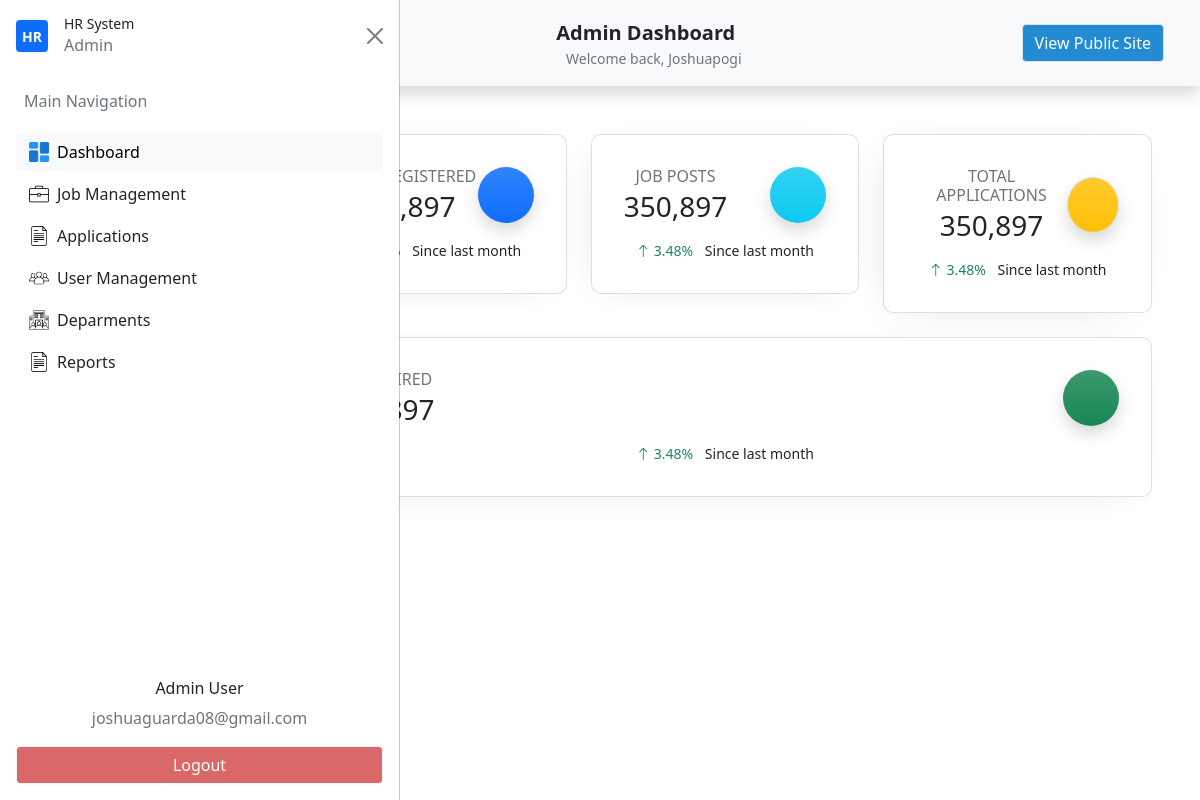
The app's page /admin-dashboard/ (signed in) with its own data.
### my_app/models.py (models this page shows, shortened)
class Usertype(db.Model):
    id = db.Column(db.Integer(),primary_key=True)
    name=db.Column(db.String(length=30),unique=True,nullable=False)
    user_type=db.relationship('Users',backref='desig_user',lazy=True)
    def __str__(self):
        return self.name

class Users(db.Model,UserMixin):
    id = db.Column(db.Integer(),primary_key=True)
    firstname=db.Column(db.String(length=30),nullable=False)
    lastname=db.Column(db.String(length=30),nullable=False)
    email_address=db.Column(db.String(length=51),nullable=False)
    password_hash=db.Column(db.String(length=30),nullable=False)
    address_1 = db.Column(db.String(length=120),nullable=True)
    address_2 = db.Column(db.String(length=100),nullable=True)
    brgy_id = db.Column(db.String(),nullable=True)
    munci_id = db.Column(db.String(),nullable=True)
    prov_id = db.Column(db.String(),nullable=True)
    zipcode = db.Column(db.String(),nullable=True)
    mobile_number = db.Column(db.String(length=11),nullable=True)
    phone_number = db.Column(db.String(length=8),nullable=True)
    profile_picture =db.Column(db.String(),nullable=True)
    department_id =db.Column(db.Integer(),db.ForeignKey('department.id'))
    department = db.relationship('Department')
    user_type_id = db.Column(db.Integer(),db.ForeignKey('usertype.id'))
    user_type = db.relationship('Usertype')
    creation_date = db.Column(db.Date(),nullable=False)
    write_date =  db.Column(db.Date(),nullable=False)
    @property
    def password(self):
        raise AttributeError("Password is write-only.")

### my_app/routes.py (the view)
@app.route('/admin-dashboard/')
@login_required
def admin_dashboard():
    if current_user.user_type.name != "admin":
        return redirect(url_for("home_page"))
    return render_template("admin/admin_dashboard.html",show_navbar=False)

### my_app/models.py (called while the page is built)
@login_manager.user_loader
def load_user(user_id):
    return Users.query.get(int(user_id))

### my_app/templates/admin/admin_dashboard.html (shortened to what this page needs)
{% extends "dashboard/base_dashboard.html"%}
{% block nav%}
<li class="nav-item">
    <button id="nav-btn" type="button" class="btn btn-light fw-normal border" onclick="location.href='{{ url_for('home_page') }}'">
    View Public Site
    </button>
</li>
{% endblock%}
{% block section %}
<section id="StatisticsDt">
    <div class="container p-5">
        <div class="row text-center g-4">
            <div class="col-md">
                <div class="card p-3 custom-card">
                    <div class="card-body">
                        <div class="d-flex justify-content-between align-items-center">
                            <div>
                                <h6 class="text-uppercase text-muted mb-1">Users Registered</h6>
                                <h3 class="mb-0 fw-semibold">350,897</h3>
                            </div>
                            <div class="bg-primary bg-gradient text-white d-flex align-items-center justify-content-center shadow icon-circle">
                            </div>
                        </div>
                        <p class="mt-3 mb-0 small">
                            <span class="text-success me-2"> 3.48%</span>
                            <span class="text-nowrap">Since last month</span>
                        </p>
                    </div>
                </div>
            </div>
            <div class="col-md">
                <div class="card p-3 custom-card">
                    <div class="card-body">
                        <div class="d-flex justify-content-between align-items-center">
                            <div>
                                <h6 class="text-uppercase text-muted mb-1">Job Posts</h6>
                                <h3 class="mb-0 fw-semibold">350,897</h3>
                            </div>
                            <div class="bg-info bg-gradient text-white d-flex align-items-center justify-content-center shadow icon-circle">
                            </div>
                        </div>
                        <p class="mt-3 mb-0 small">
                            <span class="text-success me-2"><i class="bi bi-arrow-up"></i> 3.48%</span>
                            <span class="text-nowrap">Since last month</span>
                        </p>
                    </div>
                </div>
            </div>
            <div class="col-md">
                <div class="card p-3 custom-card">
                    <div class="card-body">
                        <div class="d-flex justify-content-between align-items-center">
                            <div>
                                <h6 class="text-uppercase text-muted mb-1">Total Applications</h6>
                                <h3 class="mb-0 fw-semibold">350,897</h3>
                            </div>
                            <div class="bg-warning bg-gradient text-light d-flex border align-items-center justify-content-center shadow icon-circle">
                            </div>
                        </div>
                        <p class="mt-3 mb-0 small">
                            <span class="text-success me-2"><i class="bi bi-arrow-up"></i> 3.48%</span>
                            <span class="text-nowrap">Since last month</span>
                        </p>
                    </div>
                </div>
            </div>
            <div class="col-md">
                <div class="card p-3 custom-card">
                    <div class="card-body">
                        <div class="d-flex justify-content-between align-items-center">
                            <div>
                                <h6 class="text-uppercase text-muted mb-1">Total Hired</h6>
                                <h3 class="mb-0 fw-semibold">350,897</h3>
                            </div>
                            <div class="bg-success bg-gradient text-white d-flex align-items-center justify-content-center shadow icon-circle">
                            </div>
                        </div>
                        <p class="mt-3 mb-0 small">
                            <span class="text-success me-2"><i class="bi bi-arrow-up"></i> 3.48%</span>
                            <span class="text-nowrap">Since last month</span>
                        </p>
                    </div>
                </div>
            </div>
        </div>
    </div>
</section>
<section id="UsersManagement">
    <div class="container p-5">
    </div>
</section>
{% endblock%}

### my_app/templates/dashboard/base_dashboard.html (shortened to what this page needs)
{% extends "base.html"%}
{% block content %}
    <nav class="navbar navbar-expand-lg navbar-light bg-light shadow p-4 custom-nav-class">
        <div class="container">
            {% if current_user.user_type.name=='admin' or current_user.user_type.name=='internal'%}
                <div class="d-flex w-100 justify-content-between align-items-center position-relative">
                    <button class="btn btn-light d-flex justify-content-center align-items-center p-2 dashboard_side_btn" type="button" data-bs-toggle="offcanvas" data-bs-target="#offcanvasScrolling" aria-controls="offcanvasScrolling">
                    </button>
                    <div class="position-absolute start-50 translate-middle-x text-center">
                        <a class="navbar-brand fw-bold mb-0 text-dark" href="{{ url_for('admin_dashboard') }}">
                            <span>{{ current_user.user_type|capitalize }}</span> Dashboard
                        </a>
                        <div class="text-muted small">Welcome back, {{ current_user.firstname|capitalize }}</div>
                    </div>
                </div>
            {% endif %}
            <div class="collapse navbar-collapse justify-content-center custom-nav-list-dashboard text-nowrap" id="navbarNavAltMarkup">
                <ul class="navbar-nav ms-auto">
                    {% block nav%}
                    {% endblock%}
                </ul>
            </div>
        </div>
    </nav>
    {% if current_user.user_type.name=='admin' or current_user.user_type.name=='internal'%}
    <div class="offcanvas offcanvas-start" data-bs-scroll="true" data-bs-backdrop="false" tabindex="-1" id="offcanvasScrolling" aria-labelledby="offcanvasScrollingLabel">
        <div class="offcanvas-header">
            <div class="d-flex align-items-center gap-2">
                <div class="d-flex align-items-center justify-content-center bg-primary rounded me-2" style="width: 2rem; height: 2rem;">
                    <span class="text-white fw-bold small">HR</span>
                </div>
                <div id="hr-details">
                    <h2 class="fw-semibold small mb-0">HR System</h2>
                    <p class="text-muted text-xs mb-0">{{ current_user.user_type|capitalize }}</p>
                </div>
            </div>
            <button type="button" class="btn-close text-reset" data-bs-dismiss="offcanvas" aria-label="Close"></button>
        </div>
        <div class="offcanvas-body">
            <ul class="nav flex-column gap-1">
                <li class="nav-item">
                    <p class="text-muted text-start px-2">Main Navigation</p>
                </li>
                <li class="nav-item">
                    <button class="btn btn-light w-100 text-start d-flex align-items-center dashboard_side_btn" onclick="location.href='{{ url_for('admin_dashboard') }}'" >
                        <img src="{{ url_for('static', filename='builtin/icons/dashboard.png') }}" width="20" class="me-2">
                        Dashboard
                    </button>
                </li>
                <li class="nav-item">
                   <button class="btn  w-100 text-start d-flex align-items-center dashboard_side_btn">
                         <img src="{{ url_for('static', filename='builtin/icons/briefcase.png') }}" width="20" class="me-2">
                        Job Management
                    </button>
                </li>
                <li class="nav-item">
                    <button class="btn  w-100 text-start d-flex align-items-center dashboard_side_btn">
                         <img src="{{ url_for('static', filename='builtin/icons/file.png') }}" width="20" class="me-2">
                        Applications
                    </button>
                </li>
                <li class="nav-item">
                   <button class="btn  w-100 text-start d-flex align-items-center dashboard_side_btn" onclick="location.href='{{ url_for('admin_dashboard_manage_users') }}'">
                        <img src="{{ url_for('static', filename='builtin/icons/group.png') }}" width="20" class="me-2">
                        User Management
                    </button>
                </li>
                <li class="nav-item">
                   <button class="btn  w-100 text-start d-flex align-items-center dashboard_side_btn">
                         <img src="{{ url_for('static', filename='builtin/icons/corporation.png') }}" width="20" class="me-2">
                        Deparments
                    </button>
                </li>
                <li class="nav-item">
                   <button class="btn  w-100 text-start d-flex align-items-center dashboard_side_btn">
                         <img src="{{ url_for('static', filename='builtin/icons/file.png') }}" width="20" class="me-2">
                        Reports
                    </button>
                </li>
            </ul>
        </div>
        <div class="offcanvas-footer p-3">
            <div class="text-center">
                <h6>{{current_user.user_type|capitalize}} User</h6>
                <p class='text-muted'>{{current_user.email_address}}</p>
            </div>
            <button id="logout-btn" class="btn btn-light w-100" onclick="location.href='{{ url_for('logout_page') }}'">
                Logout
            </button>
        </div>
    </div>
    {% endif %}
    <section class="main-content">
    {% block section %}
    {% endblock%}
    </section>
{% endblock%}

### my_app/static/style.css (style rules this page uses)
* { padding: 0; margin: 0; box-sizing: border-box; }
#nav-btn { color: #ffffff; background-color: #228bd1; white-space: nowrap; }
.custom-card { border-radius: 10px; box-shadow: -7px 5px 42px -22px rgba(0,0,0,0.2); -webkit-box-shadow: -7px 5px 42px -22px rgba(0,0,0,0.2); -moz-box-shadow: -7px 5px 42px -22px rgba(0,0,0,0.2); }
#logout-btn { color: #ffffff; background-color: #db6868; white-space: nowrap; }
body.sidebar-open .navbar { margin-left: 250px; transition: margin 0.3s ease; }
body.sidebar-open .main-content { margin-left: 250px; transition: margin 0.3s ease; }
.main-content,.navbar { transition: margin 0.3s ease; }
.icon-circle { width: 56px; height: 56px; border-radius: 50%; }

### records on screen
Usertype: user_type "Admin"
Users: firstname "Joshuapogi", email_address "joshuaguarda08@gmail.com"
